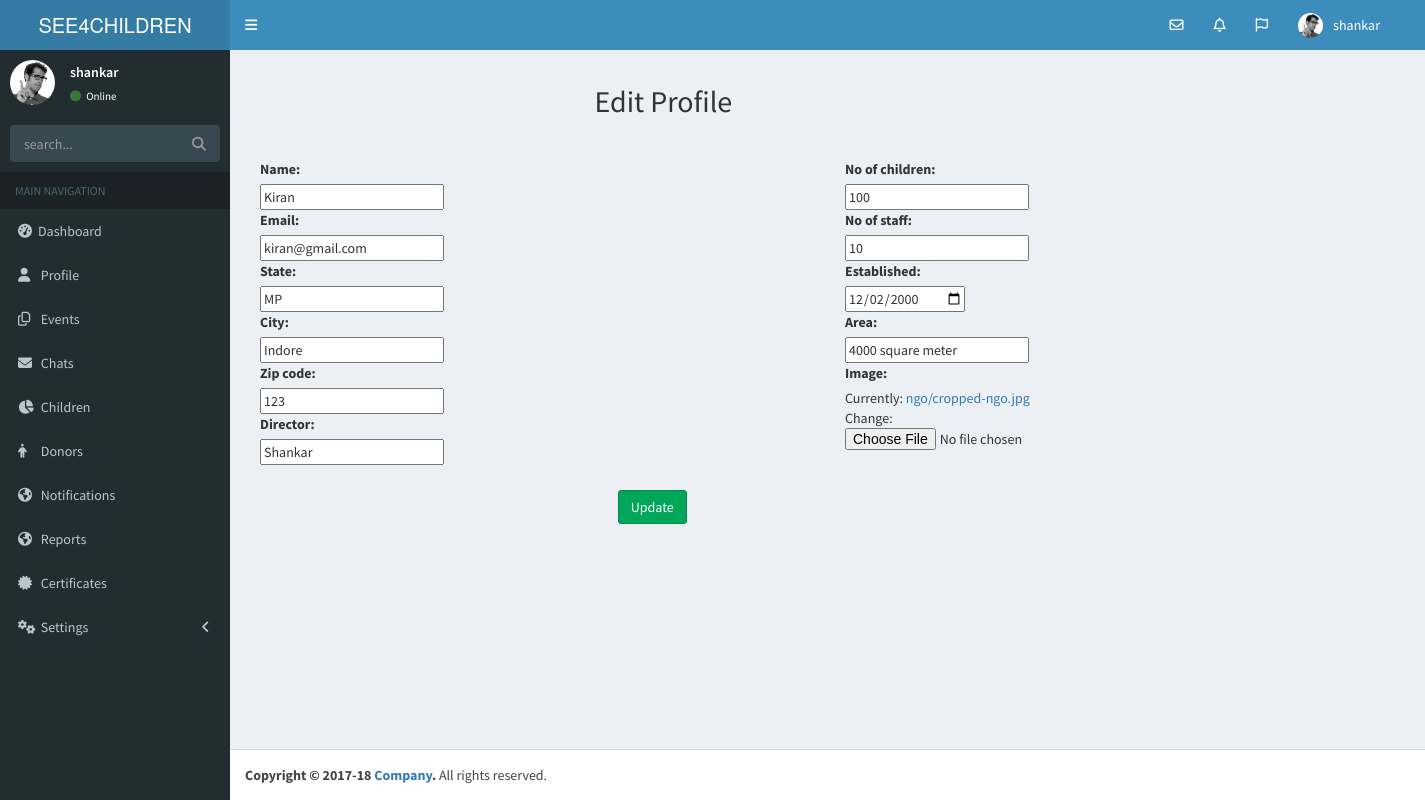
/profile_edit/3/ (signed in), run on the app's committed database.
### NGO/models.py (models this page shows, shortened)
class NGO(models.Model):
    user = models.ForeignKey(User, default=1)
    name = models.CharField(max_length=30)
    email = models.EmailField()
    established = models.DateField()
    no_of_children = models.CharField(max_length=5)
    area = models.CharField(max_length=20)
    state = models.CharField(max_length=50)
    city = models.CharField(max_length=30)
    zip_code = models.CharField(max_length=6)
    director = models.CharField(max_length=30)
    no_of_staff = models.CharField(max_length=5)
    image = models.FileField(upload_to='ngo/')

### NGO/views.py (the view)
# urls.py: url(r'^profile_edit/(?P<id>\d+)/$', views.profile_edit, name='profile_edit'),
@login_required
def profile_edit(request, id):
    instance = get_object_or_404(NGO, id=id)
    form = NGOForm(request.POST or None, request.FILES or None, instance=instance)
    if form.is_valid():
        instance = form.save(commit=False)
        instance.save()
        return redirect('/profile/')
    context = {
        "name": instance.name,
        "ngo": instance,
        "form": form,
    }
    return render(request, 'ngo/profile_edit.html', context)

### NGO/forms.py
class NGOForm(forms.ModelForm):
    class Meta:
        model = NGO
        fields = ['name', 'email', 'state', 'city', 'zip_code', 'director', 'no_of_children', 'no_of_staff',
                  'established', 'area', 'image']
        widgets = {'established': DateInput(), }

### templates/ngo/profile_edit.html (shortened to what this page needs)
{% extends 'ngo/base.html' %}
{% load static %}
{% block content %}
    <div class="content-wrapper">
    <section class="content">
    <h2 style="margin-left: 30%">Edit Profile</h2><hr/>
        <form method="post" enctype="multipart/form-data">
            <div class="container">
                <div class="row">
                    <div class="col-md-6">
            {{ form.name.label_tag }}<br>
            {{ form.name }}<br>
            {{ form.email.label_tag }}<br>
            {{ form.email }}<br>
            {{ form.state.label_tag }}<br>
            {{ form.state }}<br>
            {{ form.city.label_tag }}<br>
            {{ form.city }}<br>
            {{ form.zip_code.label_tag }}<br>
            {{ form.zip_code }}<br>
            {{ form.director.label_tag }}<br>
            {{ form.director }}<br>
                    </div>
                    <div class="col-md-6">
            {{ form.no_of_children.label_tag }}<br>
            {{ form.no_of_children }}<br>
            {{ form.no_of_staff.label_tag }}<br>
            {{ form.no_of_staff }}<br>
            {{ form.established.label_tag }}<br>
            {{ form.established }}<br>
            {{ form.area.label_tag }}<br>
            {{ form.area }}<br>
            {{ form.image.label_tag }}<br>
            {{ form.image }}
            <br><br>
                    </div>
                </div>
            </div>
        <button type="submit" class="btn btn-success" style="margin-left: 32%">Update</button>
    </form>
    </section>
    </div>
{% endblock %}

### templates/ngo/base.html (shortened to what this page needs)
<!DOCTYPE html>
<html>
<head>
    {% load staticfiles %}
  <link rel="stylesheet" href="{% static 'bower_components/bootstrap/dist/css/bootstrap.min.css' %}">
  <link rel="stylesheet" href="{% static 'bower_components/font-awesome/css/font-awesome.min.css' %}">
  <link rel="stylesheet" href="{% static 'bower_components/Ionicons/css/ionicons.min.css' %}">
  <link rel="stylesheet" href="{% static 'dist/css/AdminLTE.min.css' %}">
  <link rel="stylesheet" href="{% static 'dist/css/skins/_all-skins.min.css' %}">
  <link rel="stylesheet" href="{% static 'plugins/bootstrap-wysihtml5/bootstrap3-wysihtml5.min.css' %}">
  <link rel="stylesheet" href="http://code.jquery.com/ui/1.8.18/themes/base/jquery-ui.css" type="text/css" media="all"/>
</head>
<body class="hold-transition skin-blue sidebar-mini">
 <header class="main-header">
    <a href="/" class="logo">
      <span class="logo-lg">SEE4CHILDREN</span>
    </a>
    <nav class="navbar navbar-static-top" role="navigation">
      <a href="#" class="sidebar-toggle" data-toggle="push-menu" role="button">
      </a>
      <div class="navbar-custom-menu">
        <ul class="nav navbar-nav">
          <li class="dropdown messages-menu">
            <a href="#" class="dropdown-toggle" data-toggle="dropdown">
              <i class="fa fa-envelope-o"></i>
            </a>
          </li>
          <li class="dropdown notifications-menu">
            <a href="#" class="dropdown-toggle" data-toggle="dropdown">
              <i class="fa fa-bell-o"></i>
            </a>
          </li>
          <li class="dropdown tasks-menu">
            <a href="#" class="dropdown-toggle" data-toggle="dropdown">
              <i class="fa fa-flag-o"></i>
            </a>
          </li>
          <li class="dropdown user user-menu">
            <a href="#" class="dropdown-toggle" data-toggle="dropdown">
              <img src="{% static "dist/img/user2-160x160.jpg" %}" class="user-image" alt="User Image">
              <span class="hidden-xs">{{ user }}</span>
            </a>
          </li>
          <li>
            <a href="#"></a>
          </li>
        </ul>
      </div>
    </nav>
  </header>
  <aside class="main-sidebar">
      {% if not loggedIn %}
    <section class="sidebar">
      <div class="user-panel">
        <div class="pull-left image">
          <img src="{% static "dist/img/user2-160x160.jpg" %}" class="img-circle" alt="User Image">
        </div>
        <div class="pull-left info">
          <p>{{ user }}</p>
          <a href="#"><i class="fa fa-circle text-success"></i> Online</a>
        </div>
      </div>
      <form method="get" role="search" action="{% url 'NGO:index' %}" class="sidebar-form">
        <div class="input-group">
          <input type="text" name="q" class="form-control" value="{{ request.GET.get }}" placeholder="search...">
          <span class="input-group-btn">
              <button type="submit" class="btn btn-flat"><i class="fa fa-search"></i>
              </button>
            </span>
        </div>
      </form>
        <ul class="sidebar-menu" data-widget="tree">
        <li class="header">MAIN NAVIGATION</li>
        <li>
          <a href="/">
            <i class="fa fa-dashboard"></i><span>Dashboard</span>
          </a>
        </li>
        <li>
          <a href="/profile/">
            <i class="fa fa-user"></i> <span>Profile</span>
          </a>
        </li>
        <li>
          <a href="/event_list/">
            <i class="fa fa-files-o"></i>
            <span>Events</span>
          </a>
        </li>
        <li>
          <a href="/messages/admin/">
            <i class="fa fa-envelope"></i> <span>Chats</span>
          </a>
        </li>
        <li>
          <a href="/children_list/">
            <i class="fa fa-pie-chart"></i>
            <span>Children</span>
          </a>
        </li>
        <li>
          <a href="/donor_list/">
            <i class="fa fa-male"></i> <span>Donors</span>
          </a>
        </li>
         <li>
          <a href="/notification_list/">
            <i class="fa fa-globe"></i> <span>Notifications</span>
          </a>
        </li>
        <li>
          <a href="/reports/">
            <i class="fa fa-globe"></i> <span>Reports</span>
          </a>
        </li>
        <li>
          <a href="/certificate/">
            <i class="fa fa-certificate"></i> <span>Certificates</span>
          </a>
        </li>
        <li class="treeview">
          <a href="#">
            <i class="fa fa-gears"></i> <span>Settings</span>
            <span class="pull-right-container">
              <i class="fa fa-angle-left pull-right"></i>
            </span>
          </a>
        </li>
        </ul>
    </section>
      {% endif %}
  </aside>
    {% block content %}
    {% endblock %}
<footer class="main-footer">
    <strong>Copyright &copy; 2017-18 <a href="#">Company</a>.</strong> All rights reserved.
  </footer>
</body>
</body>
</html>

### data on the page
NGO: name "Kiran", email "kiran@gmail.com", state "MP", city "Indore", zip_code "123", director "Shankar", no_of_children "100", no_of_staff "10", established "12/02/2000", area "4000 square meter"

### other printed values
{{ user }} "shankar"
